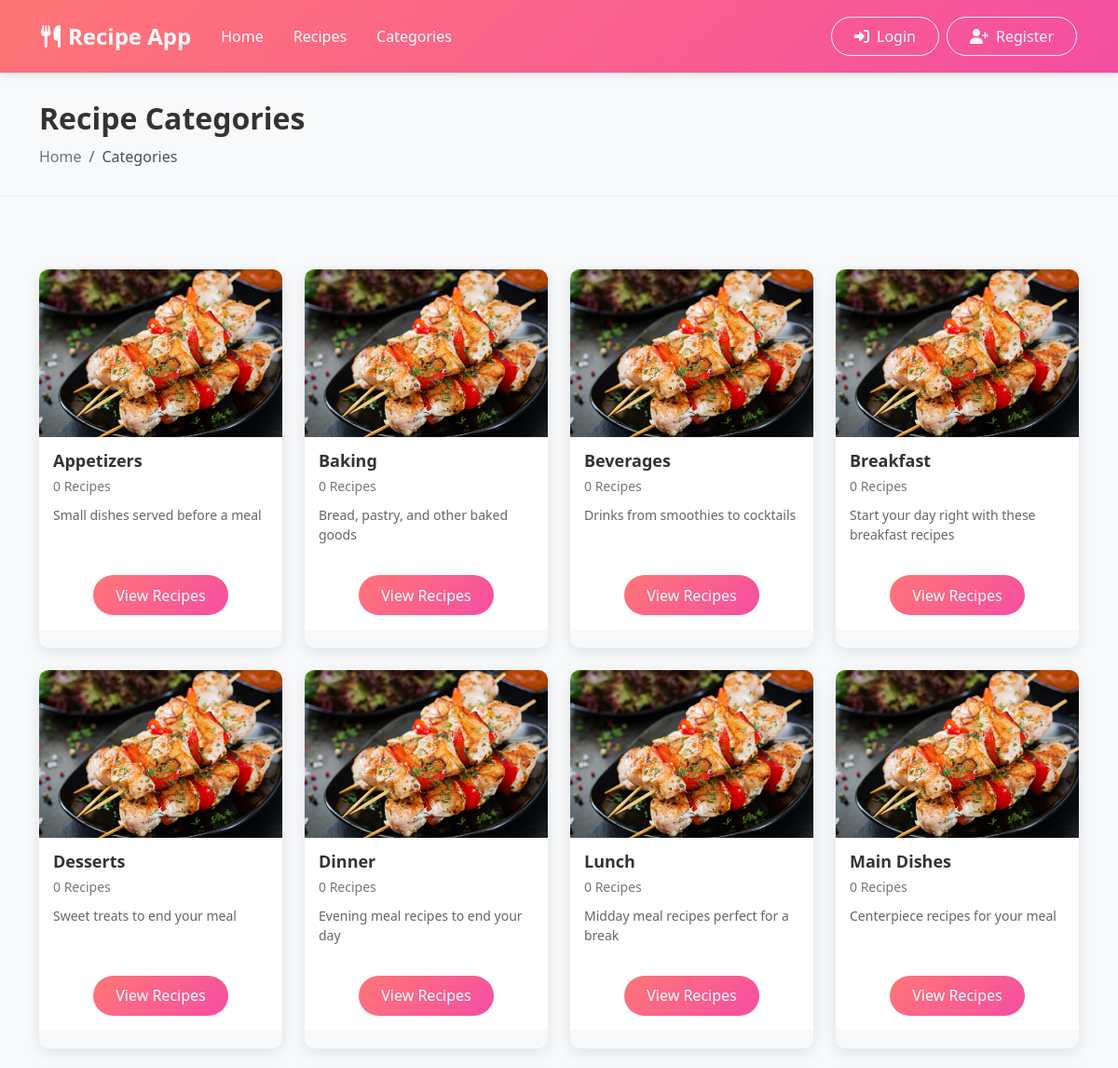
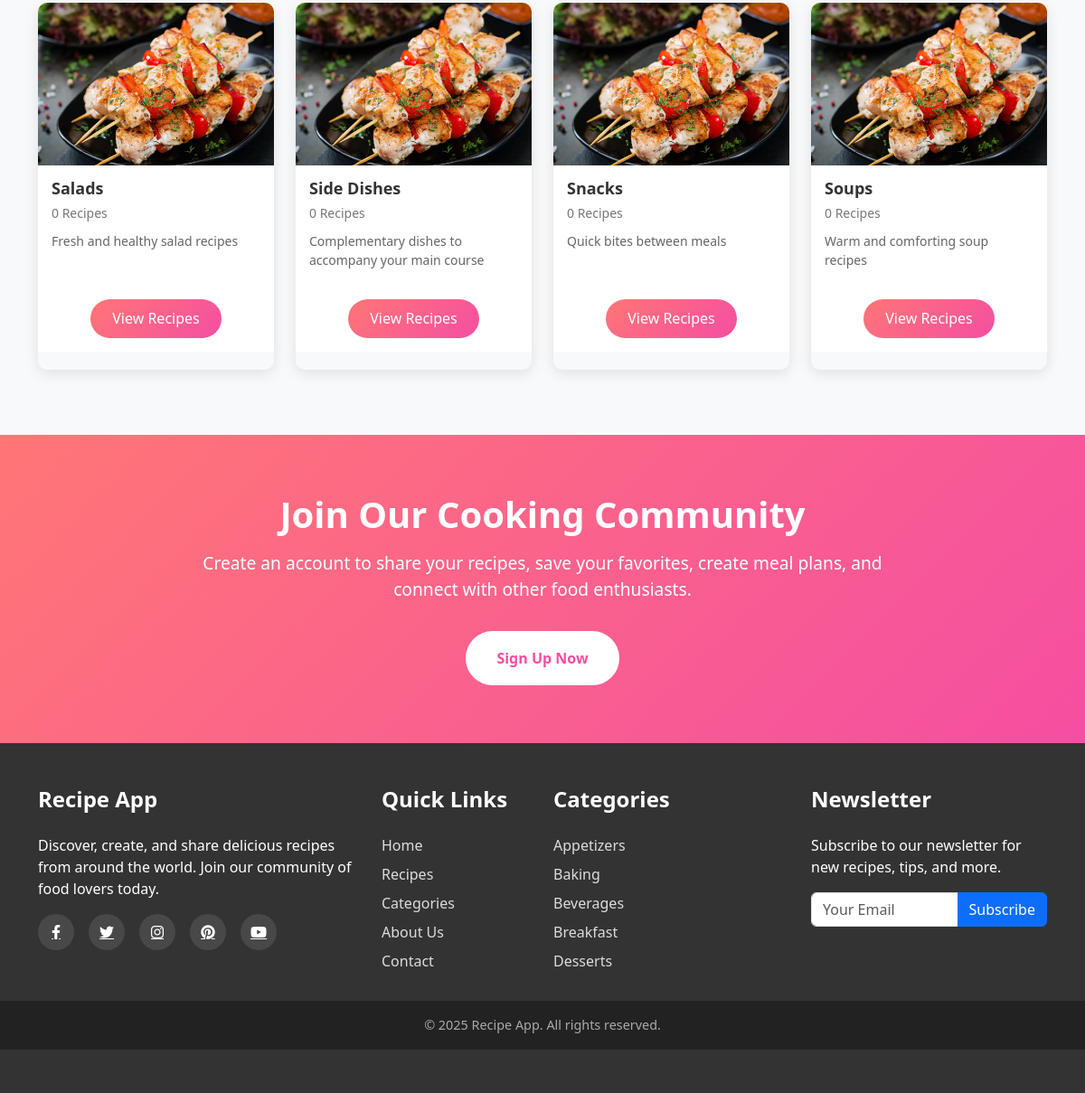
/categories.php, run on the app's committed database (2 pictures, top to bottom).
### tables this page shows
CREATE TABLE IF NOT EXISTS categories (
    category_id INT AUTO_INCREMENT PRIMARY KEY,
    name VARCHAR(50) NOT NULL UNIQUE,
    description TEXT,
    image VARCHAR(191),
    parent_category_id INT NULL DEFAULT NULL
);

### categories.php (the view, shortened to what this page needs)
<?php
require_once 'includes/db_connection.php';
$logged_in = isset($_SESSION['user_id']);
$categories = [];
$categories_sql = "SELECT c.*,
                  (SELECT COUNT(*) FROM recipes WHERE category_id = c.category_id AND status = 'published') as recipe_count
                  FROM categories c
                  ORDER BY c.name";
$categories_result = $conn->query($categories_sql);
if ($categories_result && $categories_result->num_rows > 0) {
    while ($row = $categories_result->fetch_assoc()) {
        $categories[] = $row;
    }
}
?>
<!DOCTYPE html>
<html lang="en">
<head>
    <link href="https://cdn.jsdelivr.net/npm/bootstrap@5.3.0/dist/css/bootstrap.min.css" rel="stylesheet">
    <link rel="stylesheet" href="https://cdnjs.cloudflare.com/ajax/libs/font-awesome/6.4.0/css/all.min.css">
    <link rel="stylesheet" href="css/index.css">
</head>
<body>
    <nav class="navbar navbar-expand-lg navbar-dark">
        <div class="container">
            <a class="navbar-brand" href="index.php">
                <i class="fas fa-utensils me-2"></i>Recipe App
            </a>
            <div class="collapse navbar-collapse" id="navbarNav">
                <ul class="navbar-nav me-auto">
                    <li class="nav-item">
                        <a class="nav-link" href="index.php">Home</a>
                    </li>
                    <li class="nav-item">
                        <a class="nav-link" href="recipes.php">Recipes</a>
                    </li>
                    <li class="nav-item">
                        <a class="nav-link active" href="categories.php">Categories</a>
                    </li>
                </ul>
                <div class="d-flex">
                    <?php if ($logged_in): ?>
                        <a href="add-recipe.php" class="btn btn-outline-light me-2">
                            <i class="fas fa-plus me-2"></i>Add Recipe
                        </a>
                        <a href="auth/logout.php" class="btn btn-outline-light">
                            <i class="fas fa-sign-out-alt me-2"></i>Logout
                        </a>
                    <?php else: ?>
                        <a href="auth/login.php" class="btn btn-outline-light me-2">
                            <i class="fas fa-sign-in-alt me-2"></i>Login
                        </a>
                        <a href="auth/register.php" class="btn btn-outline-light">
                            <i class="fas fa-user-plus me-2"></i>Register
                        </a>
                    <?php endif; ?>
                </div>
            </div>
        </div>
    </nav>
    <section class="page-header">
        <div class="container">
            <h1 class="page-title">Recipe Categories</h1>
            <nav aria-label="breadcrumb">
                <ol class="breadcrumb">
                    <li class="breadcrumb-item"><a href="index.php">Home</a></li>
                    <li class="breadcrumb-item active" aria-current="page">Categories</li>
                </ol>
            </nav>
        </div>
    </section>
    <section class="py-5">
        <div class="container">
            <div class="row">
                <?php if (!empty($categories)): ?>
                    <?php foreach ($categories as $category): ?>
                    <div class="col-lg-3 col-md-4 col-sm-6 mb-4">
                        <a href="recipes.php?category=<?= $category['category_id'] ?>" class="text-decoration-none">
                            <div class="category-card">
                                <img src="assets/images/breakfast.jpg" class="category-image">
                                <div class="category-info">
                                    <h3 class="category-title"><?= htmlspecialchars($category['name']) ?></h3>
                                    <div class="category-count">
                                        <?= $category['recipe_count'] ?> Recipe<?= $category['recipe_count'] != 1 ? 's' : '' ?>
                                    </div>
                                    <?php if (!empty($category['description'])): ?>
                                    <div class="category-description">
                                        <?= htmlspecialchars(substr($category['description'], 0, 100)) . (strlen($category['description']) > 100 ? '...' : '') ?>
                                    </div>
                                    <?php endif; ?>
                                    <div class="text-center">
                                        <span class="btn btn-view-more">View Recipes</span>
                                    </div>
                                </div>
                            </div>
                        </a>
                    </div>
                    <?php endforeach; ?>
                <?php endif; ?>
            </div>
        </div>
    </section>
    <section class="call-to-action">
        <div class="container">
            <?php if (!$logged_in): ?>
            <h2 class="cta-title">Join Our Cooking Community</h2>
            <p class="cta-text">Create an account to share your recipes, save your favorites, create meal plans, and connect with other food enthusiasts.</p>
            <a href="auth/register.php" class="btn cta-button">Sign Up Now</a>
            <?php else: ?>
            <h2 class="cta-title">Share Your Culinary Creations</h2>
            <p class="cta-text">Got a recipe that everyone loves? Share it with our community and get feedback from food enthusiasts around the world.</p>
            <a href="add-recipe.php" class="btn cta-button">Add New Recipe</a>
            <?php endif; ?>
        </div>
    </section>
    <footer class="footer">
        <div class="container">
            <div class="row">
                <div class="col-md-4 mb-4">
                    <h3 class="footer-title">Recipe App</h3>
                    <p>Discover, create, and share delicious recipes from around the world. Join our community of food lovers today.</p>
                    <div class="social-links">
                        <a href="#"><i class="fab fa-facebook-f"></i></a>
                        <a href="#"><i class="fab fa-twitter"></i></a>
                        <a href="#"><i class="fab fa-instagram"></i></a>
                        <a href="#"><i class="fab fa-pinterest"></i></a>
                        <a href="#"><i class="fab fa-youtube"></i></a>
                    </div>
                </div>
                <div class="col-md-2 mb-4">
                    <h3 class="footer-title">Quick Links</h3>
                    <div class="footer-links">
                        <a href="index.php">Home</a>
                        <a href="recipes.php">Recipes</a>
                        <a href="categories.php">Categories</a>
                        <a href="about.php">About Us</a>
                        <a href="contact.php">Contact</a>
                    </div>
                </div>
                <div class="col-md-3 mb-4">
                    <h3 class="footer-title">Categories</h3>
                    <div class="footer-links">
                        <?php foreach (array_slice($categories, 0, 5) as $category): ?>
                        <a href="recipes.php?category=<?= $category['category_id'] ?>"><?= htmlspecialchars($category['name']) ?></a>
                        <?php endforeach; ?>
                    </div>
                </div>
                <div class="col-md-3 mb-4">
                    <h3 class="footer-title">Newsletter</h3>
                    <p>Subscribe to our newsletter for new recipes, tips, and more.</p>
                    <form id="newsletter-form" class="mt-3">
                        <div class="input-group mb-3">
                            <input type="email" class="form-control" placeholder="Your Email" required>
                            <button class="btn btn-primary" type="submit">Subscribe</button>
                        </div>
                    </form>
                </div>
            </div>
        </div>
        <div class="footer-bottom">
            <div class="container">
                <p class="mb-0">&copy; <?= date('Y') ?> Recipe App. All rights reserved.</p>
            </div>
        </div>
    </footer>
</body>
</html>

### css/index.css (style rules this page uses)
:root { --primary-color: #F54EA2; --secondary-color: #FF7676; --text-color: #333; --light-gray: #f8f9fa; }
body { font-family: 'Segoe UI', Tahoma, Geneva, Verdana, sans-serif; color: var(--text-color); background-color: var(--light-gray); }
.navbar { background: linear-gradient(135deg, var(--secondary-color) 0%, var(--primary-color) 100%); padding: 1rem 2rem; box-shadow: 0 2px 10px rgba(0, 0, 0, 0.1); }
.navbar-brand { font-weight: bold; font-size: 1.5rem; }
.navbar .nav-link { color: white !important; font-weight: 500; margin: 0 0.5rem; transition: all 0.3s; }
.navbar .btn-outline-light { border-radius: 50px; padding: 0.5rem 1.5rem; }
.category-card { border-radius: 15px; overflow: hidden; box-shadow: 0 5px 15px rgba(0, 0, 0, 0.1); position: relative; margin-bottom: 2rem; transition: all 0.3s; }
.category-image { height: 150px; width: 100%; object-fit: cover; }
.category-title { font-size: 1.3rem; font-weight: bold; margin-bottom: 0.5rem; }
.call-to-action { background: linear-gradient(135deg, var(--secondary-color) 0%, var(--primary-color) 100%); padding: 4rem 0; color: white; text-align: center; }
.cta-title { font-size: 2.5rem; font-weight: bold; margin-bottom: 1rem; }
.cta-text { font-size: 1.2rem; margin-bottom: 2rem; max-width: 800px; margin-left: auto; margin-right: auto; }
.cta-button { background-color: white; color: var(--primary-color); font-weight: bold; padding: 1rem 2rem; border-radius: 50px; transition: all 0.3s; border: 2px solid white; }
.footer { background-color: #333; color: white; padding: 3rem 0; }
.footer-title { font-size: 1.5rem; font-weight: bold; margin-bottom: 1.5rem; }
.footer-links a { color: #ddd; display: block; margin-bottom: 0.5rem; text-decoration: none; transition: all 0.3s; }
.footer-bottom { background-color: #222; padding: 1rem 0; text-align: center; color: #aaa; font-size: 0.9rem; }
.social-links { display: flex; gap: 1rem; margin-top: 1rem; }
.social-links a { display: inline-flex; align-items: center; justify-content: center; width: 40px; height: 40px; border-radius: 50%; background-color: rgba(255, 255, 255, 0.1); color: white; transition: all 0.3s; }
.btn-view-more { background: linear-gradient(135deg, var(--secondary-color) 0%, var(--primary-color) 100%); color: white; border: none; border-radius: 50px; padding: 0.6rem 1.5rem; font-weight: 500; transition: all 0.3s; }

### categories.php (style rules this page uses)
.category-card { border-radius: 10px; overflow: hidden; box-shadow: 0 4px 15px rgba(0, 0, 0, 0.1); transition: transform 0.3s ease, box-shadow 0.3s ease; height: 100%; margin-bottom: 20px; }
.category-image { width: 100%; height: 180px; object-fit: cover; }
.category-info { padding: 15px; background: #fff; }
.category-title { font-size: 18px; font-weight: 600; margin-bottom: 5px; color: #333; }
.category-count { color: #777; font-size: 14px; margin-bottom: 10px; }
.category-description { color: #666; font-size: 14px; margin-bottom: 15px; height: 60px; overflow: hidden; }
.page-header { background-color: #f8f9fa; padding: 30px 0; margin-bottom: 30px; border-bottom: 1px solid #e9ecef; }
.page-title { font-size: 32px; font-weight: 700; color: #333; margin-bottom: 10px; }
.breadcrumb { background: transparent; padding: 0; margin-bottom: 0; }
.breadcrumb-item a { color: #6c757d; text-decoration: none; }
.breadcrumb-item.active { color: #495057; }

### data on the page
categories: name "Appetizers", recipe_count "0", description "Small dishes served before a meal"
categories: name "Baking", recipe_count "0", description "Bread, pastry, and other baked goods"
categories: name "Beverages", recipe_count "0", description "Drinks from smoothies to cocktails"
categories: name "Breakfast", recipe_count "0", description "Start your day right with these breakfast recipes"
categories: name "Desserts", recipe_count "0", description "Sweet treats to end your meal"
categories: name "Dinner", recipe_count "0", description "Evening meal recipes to end your day"
categories: name "Lunch", recipe_count "0", description "Midday meal recipes perfect for a break"
categories: name "Main Dishes", recipe_count "0", description "Centerpiece recipes for your meal"
categories: name "Salads", recipe_count "0", description "Fresh and healthy salad recipes"
categories: name "Side Dishes", recipe_count "0", description "Complementary dishes to accompany your main course"
categories: name "Snacks", recipe_count "0", description "Quick bites between meals"
categories: name "Soups", recipe_count "0", description "Warm and comforting soup recipes"
